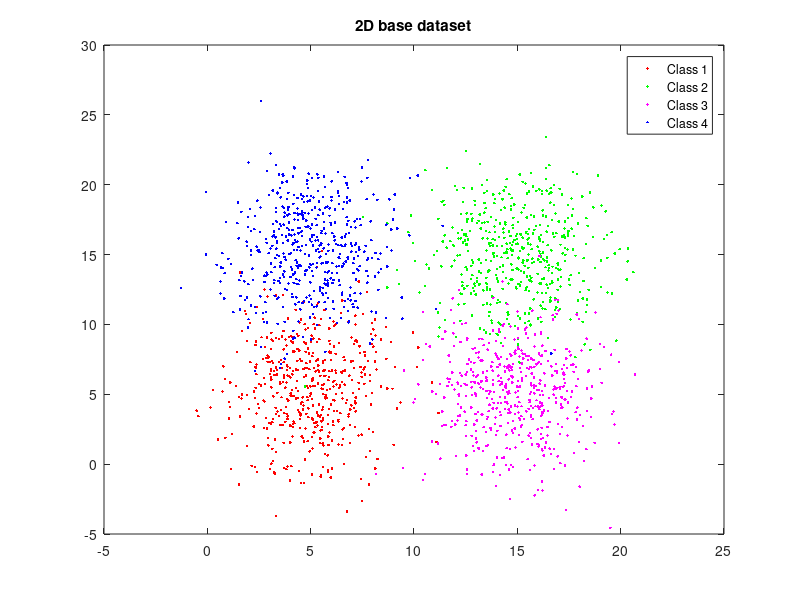
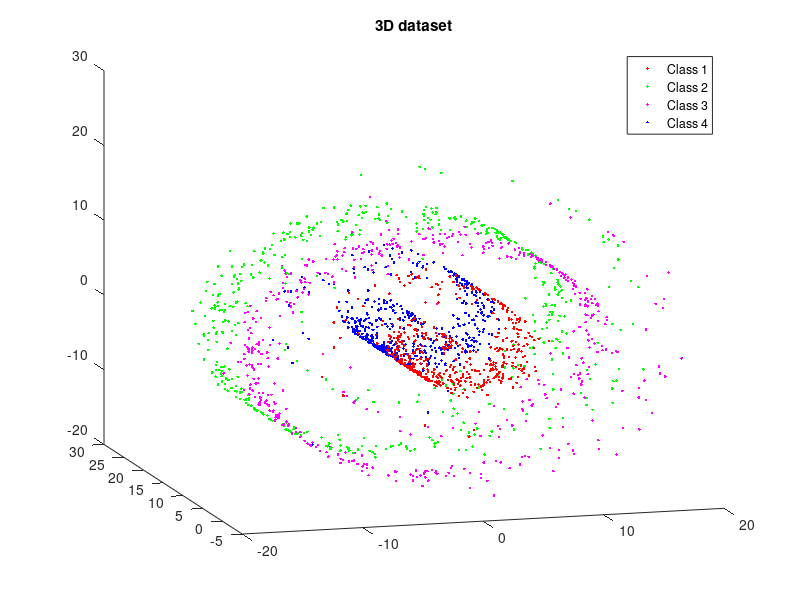

Recreate these plots in MATLAB, in order. (Note: this script raises an error after producing the figures.)
% File: swissroll.m
% Author: Arthur Gay
%
% Generate a non-linear 3d "swiss roll" dataset with four classes to be
% used by isomap and eigenmap algorithm.
%

% setup
close all

% parameters
seed = 550; % repeatability
N = 500; % number of points in each class
sx = 2;  % standard deviation on x
sy = 3;  % standard deviation on y
centers = [5 5;15 15;15 5;5 15]; % centers of classes
rng(seed);

% generate gaussian distributions
X = [normrnd(centers(1,1),sx,1,N)...
    normrnd(centers(2,1),sx,1,N)...
    normrnd(centers(3,1),sx,1,N)...
    normrnd(centers(4,1),sx,1,N)];

Y = [normrnd(centers(1,2),sy,1,N)...
    normrnd(centers(2,2),sy,1,N)...
    normrnd(centers(3,2),sy,1,N)...
    normrnd(centers(4,2),sy,1,N)];

% plot original 2d dataset
figure
plot(X(1:N),Y(1:N), 'r.',...
    X(N:2*N), Y(N:2*N), 'g.',...
    X(2*N:3*N), Y(2*N:3*N), 'm.',...
    X(3*N:4*N), Y(3*N:4*N), 'b.');
legend('Class 1', 'Class 2', 'Class 3', 'Class 4', 'Location', 'Best')
title('2D base dataset')

% compute 3d dataset
X3 = X .* cos(X);
Y3 = Y;
Z3 = X .* sin(X);

% plot 3d dataset
figure
plot3(X3(1:N), Y3(1:N), Z3(1:N), 'r.',...
    X3(N:2*N), Y3(N:2*N), Z3(N:2*N), 'g.',...
    X3(2*N:3*N), Y3(2*N:3*N), Z3(2*N:3*N), 'm.',...
    X3(3*N:4*N), Y3(3*N:4*N), Z3(3*N:4*N), 'b.');
view(-16,14)
legend('Class 1', 'Class 2', 'Class 3', 'Class 4', 'Location', 'Best')
title('3D dataset')

% prepare exported data
data = [X3' Y3' Z3'];
labels = reshape(ones(N,4).*(1:4),[1,N*4])';

% export data and figure to output directory
% check if output directory does exist
if ~exist('output', 'dir')
    mkdir('output')
end
% output figures
figure(1)
print('output/swissroll2d', '-dpdf')
figure(2)
print('output/swissroll3d', '-dpdf')
save('output/swissroll.dat', 'data', '-ascii')
save('output/swissroll_labels.dat', 'labels', '-ascii')
% output parameters to .tex file to be used as variables in latex report
kvffile = 'output/swissroll.kvf';
texfile = 'output/swissroll.tex';
diary(kvffile);
disp(['seed = ' num2str(seed)]);
disp(['N = ' num2str(N)]);
disp(['sx = ' num2str(sx)]);
disp(['sy = ' num2str(sy)]);
diary off;
fclose('all');
kvf2tex(kvffile, texfile, 'swissroll'); % to latex
delete(kvffile);

% Reference: http://people.cs.uchicago.edu/~dinoj/manifold/swissroll.html
